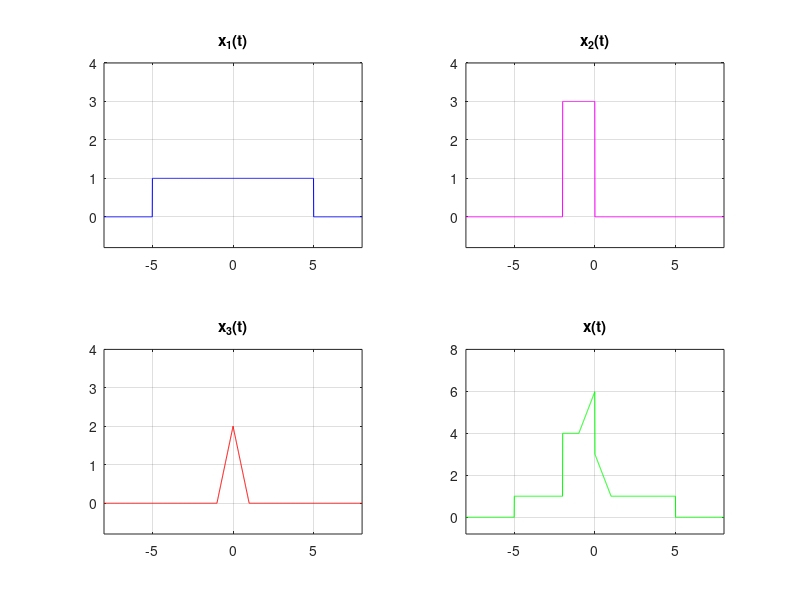

The MATLAB script that drew this image:
% Example 1.53

T0 = 10; D = 5; t = 0: 0.1 : 10; d = 5 : T0 : 5;
y = pulstran(t,d,'tripuls',D); plot(t, y); grid on; ylim([0,1.2])

A = 8; B = 4;
t = -A:0.01:A;  % Δημιουργία κλίμακας χρόνου
x1 = rectpuls(t,10); x2 = 3*rectpuls(t+1,2); x3 = 2*tripuls(t,2*1);
x = x1+x2+x3;

figure(1); % Σχεδιασμός σχημάτων
subplot(221); plot(t, x1,'b'); axis([-A A -B/5 B]); title('x_1(t)'); grid on
subplot(222); plot(t, x2,'m'); axis([-A A -B/5 B]); title('x_2(t)'); grid on
subplot(223); plot(t, x3,'r'); axis([-A A -B/5 B]); title('x_3(t)'); grid on
subplot(224); plot(t, x,'g'); axis([-A A -B/5 2*B]); title('x(t)'); grid on
